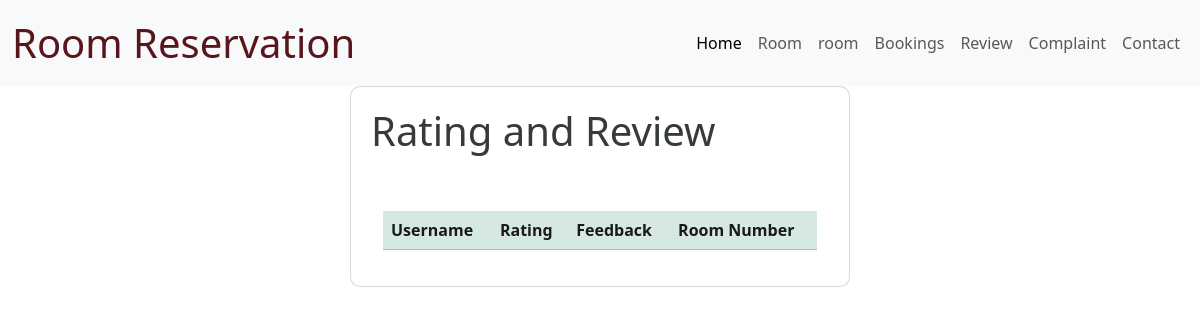
The app's page /Review (signed in), older data.
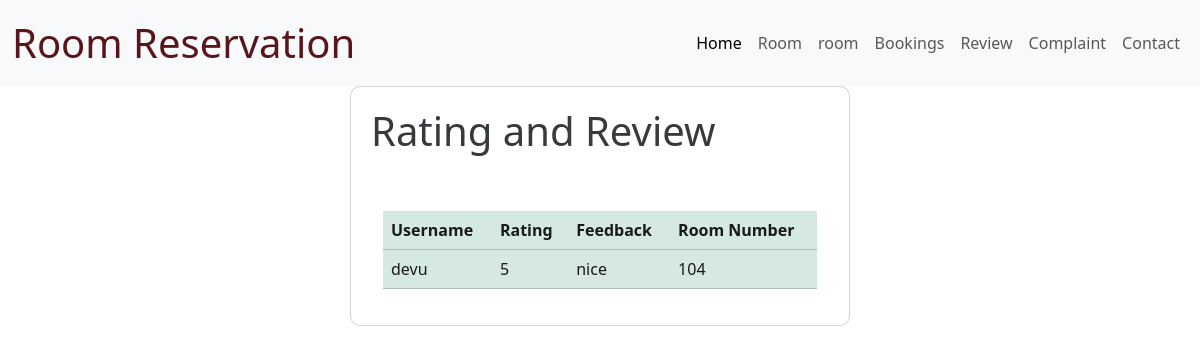
The same page, newer data.
### world_wallet_expence_app/models.py (models this page shows)
class FeedbackTableforRoom(models.Model):
     USERID=models.ForeignKey(UserTable, on_delete=models.CASCADE)
     rating=models.CharField(max_length=20, null=True,blank=True)
     feedback=models.CharField(max_length=20, null=True,blank=True)
     ROOMID=models.ForeignKey(RoomTable, on_delete=models.CASCADE)

class UserTable(models.Model):
    LOGINID=models.ForeignKey(LoginTable, on_delete=models.CASCADE)
    Name=models.CharField(max_length=20, null=True,blank=True)
    phone=models.CharField(max_length=20, null=True,blank=True)
    place=models.CharField(max_length=25, null=True,blank=True)
    status=models.CharField(max_length=25, null=True,blank=True)

class RoomTable(models.Model):
     LOGINID=models.ForeignKey(LoginTable, on_delete=models.CASCADE,null=True,blank=True)
     roomnumber=models.CharField(max_length=20, null=True,blank=True)
     roomtype=models.CharField(max_length=20, null=True,blank=True)
     bedtype=models.CharField(max_length=20, null=True,blank=True)
     roomimage=models.FileField(upload_to='roomimages/',null=True,blank=True)
     location=models.CharField(max_length=100,null=True,blank=True)
     price=models.CharField(max_length=20, null=True,blank=True)
     roomservice=models.CharField(max_length=20, null=True,blank=True)
     status=models.CharField(max_length=25, null=True,blank=True)

### world_wallet_expence_app/views.py (the view)
# urls.py: path('Review',Review.as_view(),name='Review'),
class Review(View):
    def get(self, request):
        room_id = request.session.get("room_id")
        if not room_id:
            return HttpResponse('Room ID not found in session', status=404)
        r = FeedbackTableforRoom.objects.filter(ROOMID=room_id)
        print(r)
        return render(request, "ROOM/review.html", {'r': r})

### templates/ROOM/review.html (shortened to what this page needs)
{% load static %}
<html lang="en">
<head>
    <link href="https://cdn.jsdelivr.net/npm/bootstrap@5.3.3/dist/css/bootstrap.min.css" rel="stylesheet">
</head>
<body>
  <nav class="navbar navbar-expand-lg bg-body-tertiary">
    <div class="container-fluid">
        <a class="navbar-brand fs-1 text-danger-emphasis" href="#">Room Reservation</a>
        <div class="collapse navbar-collapse" id="navbarSupportedContent">
            <ul class="navbar-nav ms-auto mb-2 mb-lg-0">
                <li class="nav-item">
                    <a class="nav-link active" aria-current="page" href="/HomeR">Home</a>
                </li>
                <li class="nav-item">
                    <a class="nav-link" href="/Manage"> Room</a>
                </li>
                <li class="nav-item">
                    <a class="nav-link" href="/viewRoom">room</a>
                  </li>
                <li class="nav-item">
                    <a class="nav-link" href="/Viewbooking">Bookings</a>
                </li>
                <li class="nav-item">
                    <a class="nav-link " href="/Review">Review</a>
                </li>
                <li class="nav-item">
                    <a class="nav-link" href="/Send">Complaint</a>
                </li>
                <li class="nav-item">
                    <a class="nav-link" href="#">Contact</a>
                </li>
            </ul>
        </div>
    </div>
</nav>
    <div class="card">
        <h1>Rating and Review</h1>
        <div class="container mt-5">
            <table class="table table-success">
                <thead>
                  <tr>
                    <th scope="col">Username</th>
                    <th scope="col">Rating</th>
                    <th scope="col">Feedback</th>
                    <th scope="col">Room  Number</th>
                  </tr>
                </thead>
                <tbody>
                  {%for i in r%}
                  <tr>
                    <td>{{i.USERID.Name}}</td>
                    <td>{{i.rating}}</td>
                    <td>{{i.feedback}}</td>
                    <td>{{i.ROOMID.roomnumber}}</td>
                  </tr>
                  {%endfor%}
                </tbody>
              </table>
            </div>
</body>
</html>

Row changes from the older to the newer data that the page shows:
now on this page (row edited): FeedbackTableforRoom: USERID.Name "devu", rating "5", feedback "nice", ROOMID.roomnumber "104"
